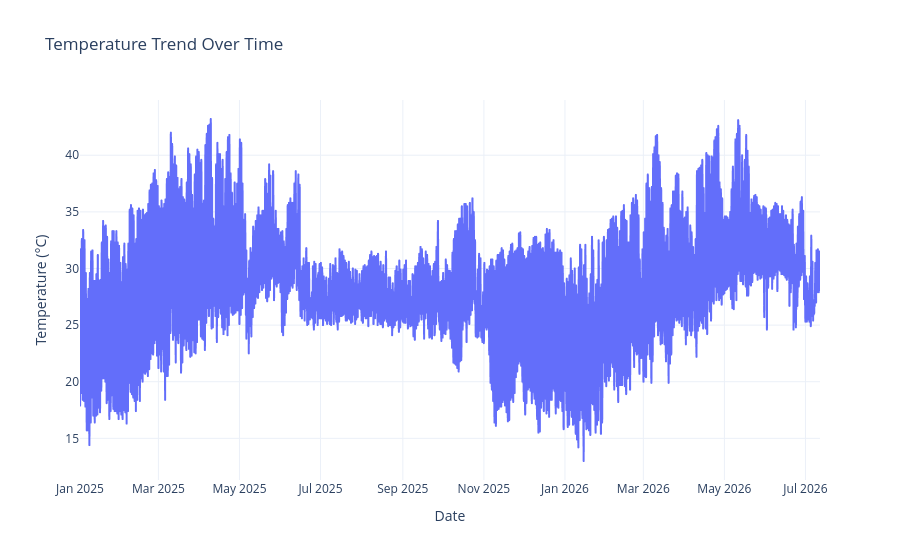

The notebook cell this image was saved under:
### Code cell
fig = px.line(
    df,
    x="DateTime",
    y="Temperature",
    title="Temperature Trend Over Time"
)

fig.update_layout(
    xaxis_title="Date",
    yaxis_title="Temperature (°C)",
    template="plotly_white"
)
fig.write_image("temp_trend.png", scale=2)
fig.show()

### Figure 1 — Plotly figure (JSON) as saved in the notebook; plotly's stock layout.template omitted (floating-point values rounded to 4 significant figures; data arrays with more than 128 entries replaced by an {"elided": "..."} marker saying what was removed)
{"data": [{"hovertemplate": "DateTime=%{x}<br>Temperature=%{y}<extra></extra>", "legendgroup": "", "line": {"color": "#636efa", "dash": "solid"}, "marker": {"symbol": "circle"}, "mode": "lines", "name": "", "showlegend": false, "type": "scattergl", "x": {"elided": "13368 str values"}, "xaxis": "x", "y": {"elided": "13368 float values"}, "yaxis": "y"}], "layout": {"legend": {"tracegroupgap": 0}, "title": {"text": "Temperature Trend Over Time"}, "xaxis": {"anchor": "y", "domain": [0, 1], "title": {"text": "Date"}}, "yaxis": {"anchor": "x", "domain": [0, 1], "title": {"text": "Temperature (°C)"}}}}
